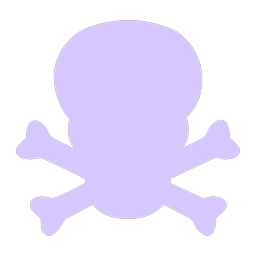
#> input picture nightshade/assets/darkseclabs.png, 256 x 256 px
$ python -i lcd_test.py   (imports and definitions only)
#> lines starting #> are read from the running program, lines starting #| are printed output that depends on the picture
#> further down, picture is the input picture: PIL image 256x256 RGBA; mean R, G, B, A 93.7, 87.6, 111.5, 110.7
#!/usr/bin/env python3
"""Standalone Waveshare 1.44-inch (ST7735S, 128x128) LCD HAT panel test.

Drives the panel directly, bypassing Nightshade, to isolate the glass from the
application. Cycles solid colours and a test pattern, then leaves the pattern
up.

The panel is driven by the same fast GPIO bit-bang helper the app uses
(``nightshade/bitbang.py``): the bcm2835 hardware SPI peripheral does not drive
this HAT, so software bit-banding on the GPIO lines is the proven method (see
``docs/validation.md``).

Stop Nightshade first so the GPIO lines are free:

    sudo systemctl stop nightshade
    /usr/bin/python3 /home/kali/nightshade/scripts/lcd_test.py
"""
import os
import sys
import time

sys.path.insert(0, os.path.dirname(os.path.dirname(os.path.abspath(__file__))))

from nightshade import bitbang

DC, RST, BL = 25, 27, 24
WIDTH = HEIGHT = 128
X_OFF, Y_OFF = 1, 2   # GRAM origin of the visible window

# RaspyJack's LCD_1in44 sequence -- the known-good reference for this HAT.
INIT = [
    (0xB1, [0x01, 0x2C, 0x2D]), (0xB2, [0x01, 0x2C, 0x2D]),
    (0xB3, [0x01, 0x2C, 0x2D, 0x01, 0x2C, 0x2D]), (0xB4, [0x07]),
    (0xC0, [0xA2, 0x02, 0x84]), (0xC1, [0xC5]), (0xC2, [0x0A, 0x00]),
    (0xC3, [0x8A, 0x2A]), (0xC4, [0x8A, 0xEE]), (0xC5, [0x0E]),
    (0xE0, [0x0f, 0x1a, 0x0f, 0x18, 0x2f, 0x28, 0x20, 0x22,
            0x1f, 0x1b, 0x23, 0x37, 0x00, 0x07, 0x02, 0x10]),
    (0xE1, [0x0f, 0x1b, 0x0f, 0x17, 0x33, 0x2c, 0x29, 0x2e,
            0x30, 0x30, 0x39, 0x3f, 0x00, 0x07, 0x03, 0x10]),
    (0xF0, [0x01]), (0xF6, [0x00]), (0x3A, [0x05]),
]


class Panel:
    # [27 lines left out: functions __init__, command, show_rgb565, not called in this run]

    def fill(self, color):
        self.show_rgb565(bytes([(color >> 8) & 0xFF, color & 0xFF]) * WIDTH * HEIGHT)

    # [15 lines left out: functions play, close, not called in this run]


def rgb565(image):
    from PIL import Image, ImageChops
    r, g, b = image.convert('RGB').split()
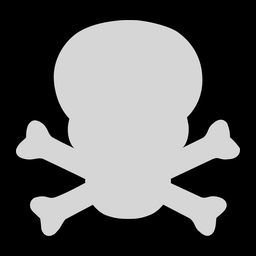
#> r: PIL image 256x256 L; min 0, max 234, mean 93.7
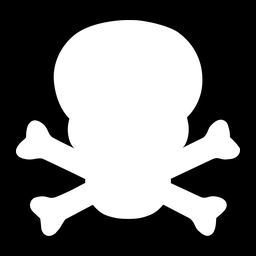
#> b: PIL image 256x256 L; min 0, max 255, mean 111.5
    high = ImageChops.add(r.point(lambda v: v & 248), g.point(lambda v: v >> 5))
    low = ImageChops.add(g.point(lambda v: (v & 28) << 3), b.point(lambda v: v >> 3))
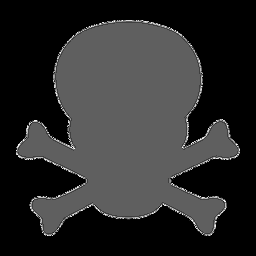
#> low: PIL image 256x256 L; min 0, max 254, mean 43.4
    return Image.merge('LA', (high, low)).tobytes()


# [18 lines left out: functions test_pattern, main, not called in this run]


# [2 lines not run here, left out]

>>> from PIL import Image
>>> picture = Image.open('../nightshade/assets/darkseclabs.png')
>>> result = rgb565(picture)
